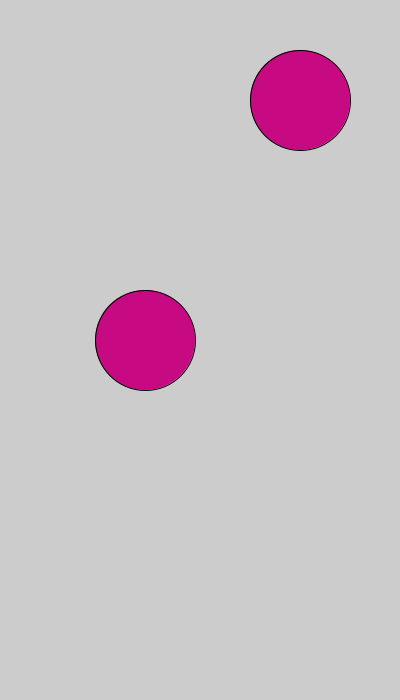
Frame 1 (no input)
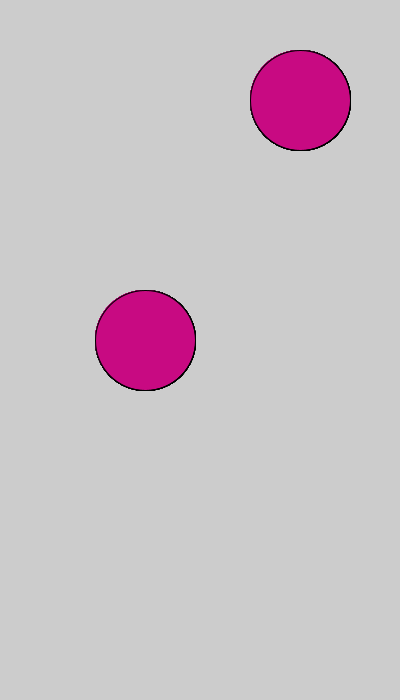
Frame 60 (the mouse pressed at the canvas centre just before this capture)
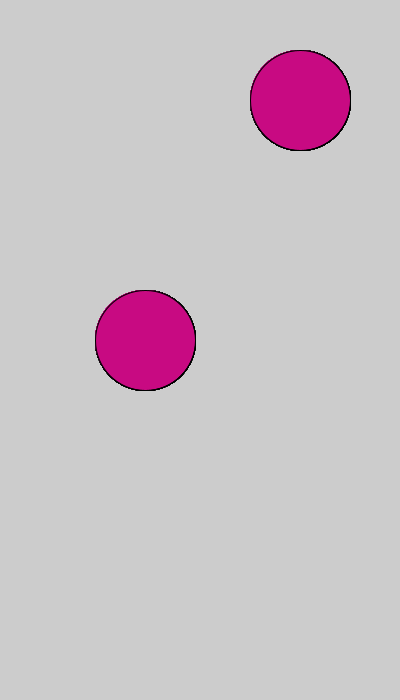
Frame 120 (the mouse held since frame 60 and released just before this capture)

The Processing sketch that drew these frames (run headless with seeded random() and noise(); from frame 60 on, the mouse is pressed at the canvas centre):

// Processing sketch: processing_79443
// ── processing_79443.pde

float green_circle_x;
CircleGrow gregory;
CircleGrow morty;

void setup() {
  size(400, 700);
  green_circle_x = 100.3203;
  gregory = new CircleGrow(145, 340);
  morty = new CircleGrow(300, 100);
}
void draw() {
gregory.display();
morty.display();
}
class CircleGrow {
  float x;
  float y;
  CircleGrow(float initial_x, float initial_y) {
    x = initial_x;
    y = initial_y;
  }
  void display() {
    fill(200, 10, 130);
    ellipse(x, y, 100, 100);
  }
}
